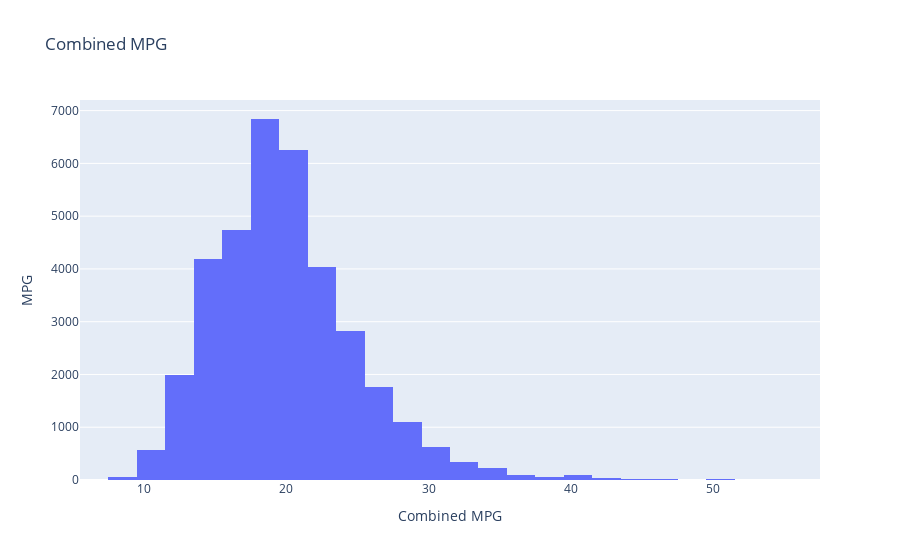

The notebook cell saved with this chart:
### Markdown cell above
3. Combined MPG

### Code cell
# your code here
fig = px.histogram(
        vehicles_df, 
        x='Combined MPG',
        title='Combined MPG',
        labels={'Combined MPG': 'Combined MPG', 'count': 'MPG'},
        nbins=30
    )
    
fig.update_layout(
        xaxis_title="Combined MPG",
        yaxis_title="MPG",
        showlegend=False
    )
    
fig.show()

### Figure 1 — Plotly figure (JSON) as saved in the notebook; plotly's stock layout.template omitted (floating-point values rounded to 4 significant figures; data arrays with more than 128 entries replaced by an {"elided": "..."} marker saying what was removed)
{"data": [{"bingroup": "x", "hovertemplate": "Combined MPG=%{x}<br>count=%{y}<extra></extra>", "legendgroup": "", "marker": {"color": "#636efa", "pattern": {"shape": ""}}, "name": "", "nbinsx": 30, "orientation": "v", "showlegend": false, "type": "histogram", "x": {"elided": "35952 int values"}, "xaxis": "x", "yaxis": "y"}], "layout": {"barmode": "relative", "legend": {"tracegroupgap": 0}, "showlegend": false, "title": {"text": "Combined MPG"}, "xaxis": {"anchor": "y", "domain": [0, 1], "title": {"text": "Combined MPG"}}, "yaxis": {"anchor": "x", "domain": [0, 1], "title": {"text": "MPG"}}}}
